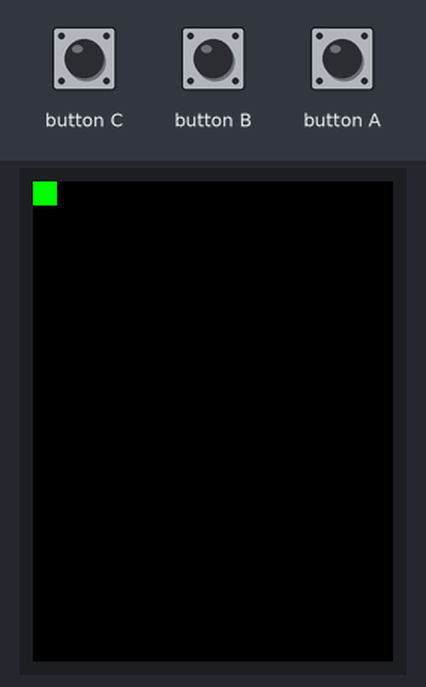
Recording of a sketch running on a simulated ESP32-S3. Shown: 240×320 colour display. The inputs (shaded band) are chosen by the test bench. WiFi joins after 1.5 s; servers stay silent unless stated; what the sketch prints to the serial monitor is not drawn.

Above: at 3.8 s.
3.9 s: button C pulsed LOW 2 times (0.12 s each, 0.3 s apart)
At 5.6 s:
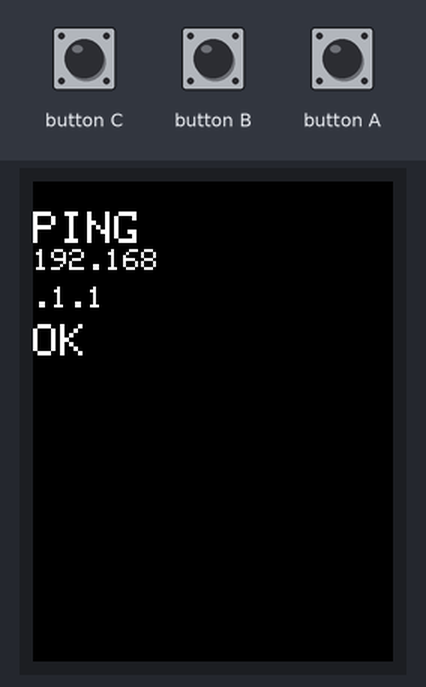
At 8.3 s:
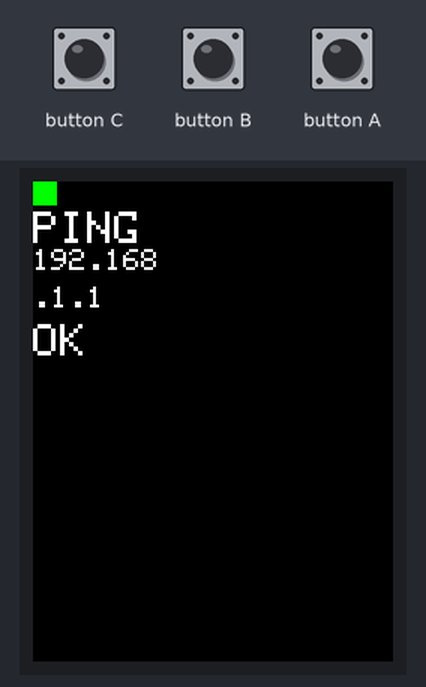
Timing chart, 0 to 9.8 s (numbered marks = the images above; inputs shaded):
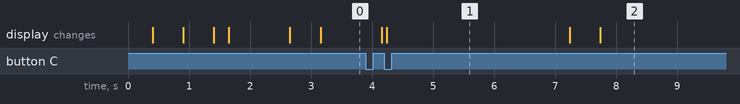

The sketch:

ping-atoms3.ino
```cpp
#include <M5Unified.h>

#include <WiFi.h>
#include <WiFiClient.h>

#include <ESPping.h>

#include "config.h"

void setup() {
  auto cfg = M5.config();
  cfg.serial_baudrate = 9600;
  M5.begin(cfg);

  M5.Display.setTextSize(3);
  M5.Display.setBrightness(128);
  M5.Display.setRotation(0);

  // Wifi
  WiFi.mode(WIFI_MODE_STA);
  WiFi.begin(wifi_ssid, wifi_password);
  WiFi.setSleep(false);
  int count = 0;
  while (WiFi.status() != WL_CONNECTED) {
    delay(250);
    switch (count % 4) {
      case 0:
        Serial.println("|");
        M5.Display.fillRect(0, 0, 16, 16, TFT_YELLOW);
        break;
      case 1:
        Serial.println("/");
        break;
      case 2:
        M5.Display.fillRect(0, 0, 16, 16, TFT_BLACK);
        Serial.println("-");
        break;
      case 3:
        Serial.println("\\");
        break;
    }
    count++;
    if (count >= 240) reboot();  // 240 / 4 = 60sec
  }

  M5.Display.fillRect(0, 0, 16, 16, TFT_GREEN);
  Serial.println("WiFi connected!");
  delay(1000);
}

void reboot() {
  Serial.println("REBOOT!!!!!");
  for (int i = 0; i < 30; ++i) {
    M5.Display.fillRect(0, 0, 16, 16, TFT_MAGENTA);
    delay(100);
    M5.Display.fillRect(0, 0, 16, 16, TFT_BLACK);
    delay(100);
  }

  ESP.restart();
}

bool last_status = false;

void loop() {
  M5.update();

  IPAddress addr(target_addr_0, target_addr_1, target_addr_2, target_addr_3);

  M5.Display.fillRect(0, 0, 16, 16, TFT_BLUE);
  Serial.println("WiFi connected!");

  delay(500);

  M5.Display.fillRect(0, 0, 16, 16, TFT_GREEN);
  Serial.println("WiFi connected!");

  if (Ping.ping(addr, 4)) {
		Serial.println("OK");

    if (last_status == false) {
      M5.Display.clear(TFT_BLACK);
    }

    M5.Display.setTextSize(3);
    M5.Display.drawString("PING", 0, 20);

    char buf[256];

    M5.Display.setTextSize(2);
    snprintf(buf, 255, "%u.%u", target_addr_0, target_addr_1);
    M5.Display.drawString(buf, 0, 45);

    snprintf(buf, 255, ".%u.%u", target_addr_2, target_addr_3);
    M5.Display.drawString(buf, 0, 70);

    M5.Display.setTextSize(3);
    M5.Display.drawString("OK", 0, 95);

    last_status = true;
  }
	else {
		Serial.println("FAILED");

    if (last_status == true) {
      M5.Display.clear(TFT_RED);
    }

    M5.Display.setTextSize(3);
    M5.Display.drawString("PING", 0, 20);

    char buf[256];

    M5.Display.setTextSize(2);
    snprintf(buf, 255, "%u.%u", target_addr_0, target_addr_1);
    M5.Display.drawString(buf, 0, 45);

    snprintf(buf, 255, ".%u.%u", target_addr_2, target_addr_3);
    M5.Display.drawString(buf, 0, 70);

    M5.Display.setTextSize(3);
    M5.Display.drawString("NG", 0, 95);

    last_status = false;
  }

  delay(3 * 1000);
}
```

config-sample.h
```cpp
// Wifi config
const char *wifi_ssid      = "wifi_ssid";
const char *wifi_password  = "wifi_password";

const uint8_t target_addr_0 = 192;
const uint8_t target_addr_1 = 168;
const uint8_t target_addr_2 = 1;
const uint8_t target_addr_3 = 1;
```
